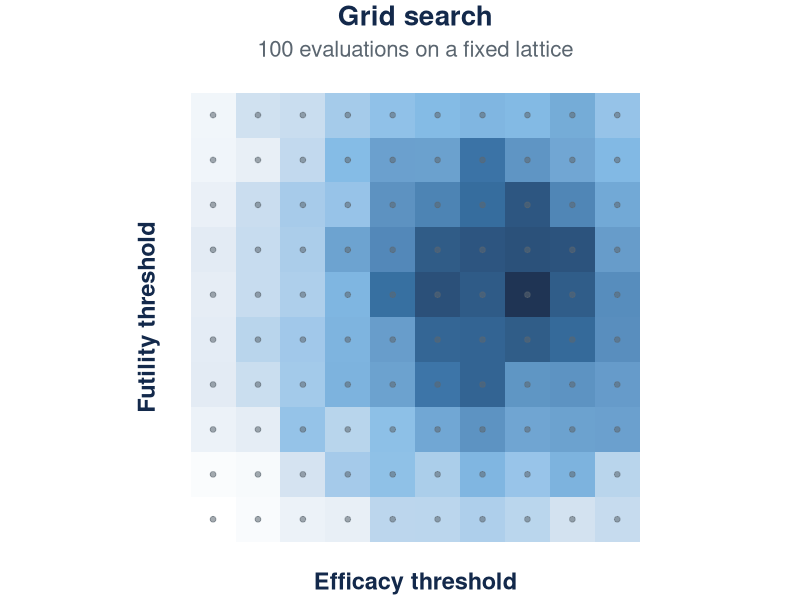
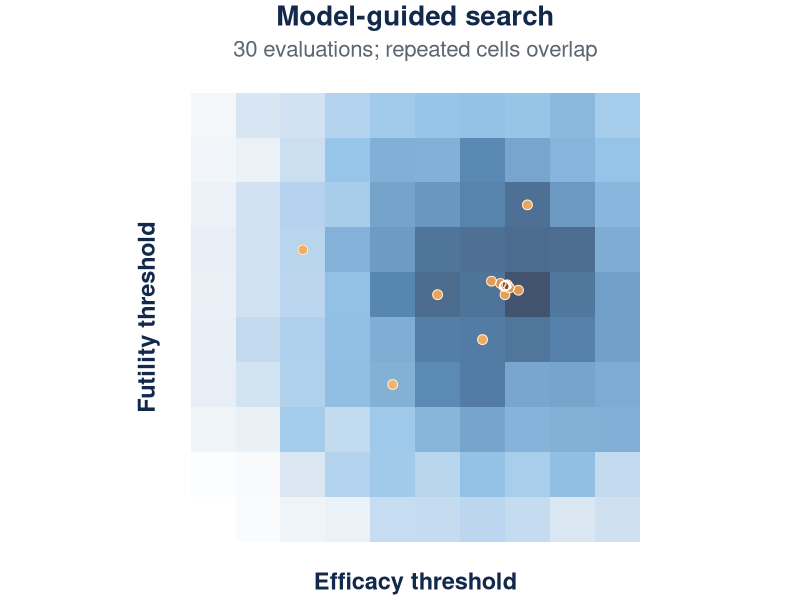
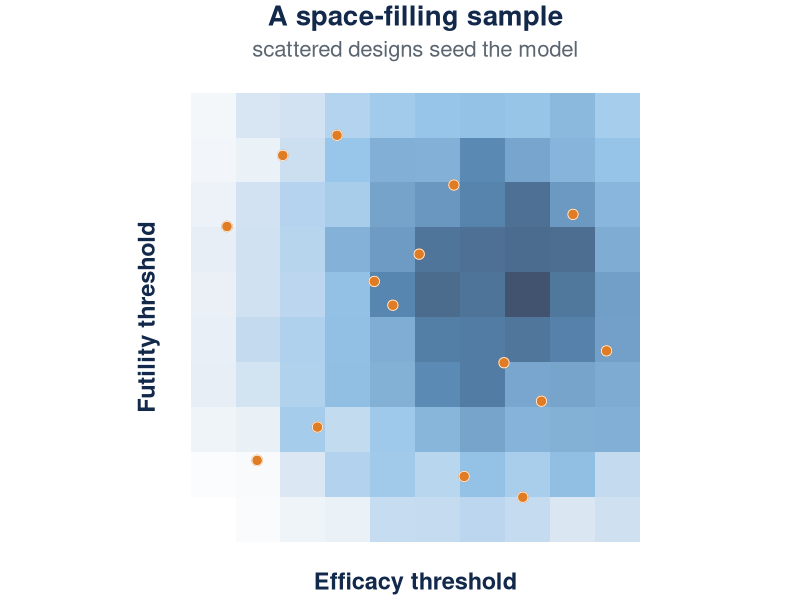
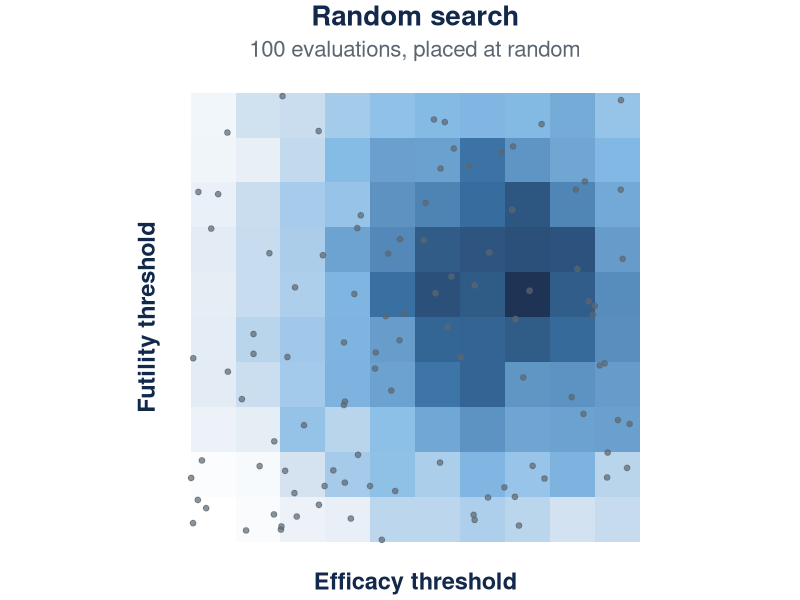

Source code (R) for these figures, in order:
# make_fig_search_intuition.R
# Two-panel search-intuition schematic for the compmed BATON deck, adapted from
# manuscript/adapt_arpa_symposium_talk.qmd (slides at lines 411 and 439 there).
# ILLUSTRATIVE: the quality surface and both search patterns are synthetic
# (set.seed below), drawn to teach the guided-walk idea. They are NOT
# simulation output; the measured comparison lives in fig_sample_efficiency.png.
# Brand: navy #13294B, carolina #4B9CD3, carolina-deep #2E6A9F, graphite
# #5B6670, fog #F4F6F8. Surface uses a fog-to-navy ramp (colorblind-safe,
# no red-green); the guided trajectory is drawn in carolina shades.

library(ggplot2)

set.seed(2025)
grid_x <- rep(1:10, each = 10)
grid_y <- rep(1:10, times = 10)
grid_quality <- 100 - sqrt((grid_x - 7.5)^2 + (grid_y - 6.2)^2) * 8 + rnorm(100, 0, 3)
grid_df <- data.frame(x = grid_x, y = grid_y, q = grid_quality)

base_theme <- theme_minimal(base_size = 12) +
  theme(plot.title = element_text(hjust = 0.5, face = "bold", size = 20, color = "#13294B"),
        plot.subtitle = element_text(hjust = 0.5, size = 16, color = "#5B6670"),
        axis.title = element_text(size = 17, face = "bold", color = "#13294B"),
        axis.text = element_blank(), panel.grid = element_blank(),
        plot.margin = margin(4, 4, 4, 4))

surface_scale <- scale_fill_gradientn(
  colors = c("#FFFFFF", "#DCE7F1", "#7EB8E4", "#2E6A9F", "#13294B"),
  guide = "none")

# Panel A: exhaustive grid, every cell evaluated
p_grid <- ggplot() +
  geom_tile(data = grid_df, aes(x = x, y = y, fill = q), alpha = 0.95) +
  geom_point(data = grid_df, aes(x = x, y = y), size = 1.6, alpha = 0.55, color = "#5B6670") +
  coord_fixed() +
  labs(title = "Grid search", subtitle = "100 evaluations on a fixed lattice",
       x = "Efficacy threshold", y = "Futility threshold") +
  base_theme + surface_scale

# Panel B: model-guided walk, same surface, 30 evaluations homing in
bo_points <- data.frame(
  iter = 1:30,
  x = c(5, 3, 7, 8, 6, 7.5, 7.2, 7.8, 7.4, 7.6, 7.55, 7.48, 7.52, 7.51, 7.50,
        7.49, 7.51, 7.50, 7.50, 7.51, 7.50, 7.50, 7.50, 7.50, 7.50, 7.50, 7.50, 7.50, 7.50, 7.50),
  y = c(4, 7, 5, 8, 6, 6, 6.3, 6.1, 6.25, 6.15, 6.22, 6.18, 6.21, 6.20, 6.20,
        6.19, 6.20, 6.20, 6.20, 6.20, 6.20, 6.20, 6.20, 6.20, 6.20, 6.20, 6.20, 6.20, 6.20, 6.20)
)

p_bo <- ggplot() +
  geom_tile(data = grid_df, aes(x = x, y = y, fill = q), alpha = 0.8) +
  geom_point(data = bo_points, aes(x = x, y = y, color = iter), size = 3.0) +
  geom_point(data = bo_points, aes(x = x, y = y), size = 3.0, shape = 21,
             fill = NA, color = "white", stroke = 0.4) +
  scale_color_gradient(low = "#F2B36B", high = "#9C4A08", guide = "none") +
  coord_fixed() +
  labs(title = "Model-guided search", subtitle = "30 evaluations; repeated cells overlap",
       x = "Efficacy threshold", y = "Futility threshold") +
  base_theme + surface_scale

out <- "images"
ggsave(file.path(out, "fig_search_grid.png"),   p_grid, width = 4.6, height = 4.9, dpi = 300, bg = "white")
ggsave(file.path(out, "fig_search_guided.png"), p_bo,   width = 4.6, height = 4.9, dpi = 300, bg = "white")
cat("written: images/fig_search_grid.png, images/fig_search_guided.png\n")

# Panel C: space-filling initial sample (BO Stage 0). Illustrative LHS-like
# scatter; the production runs use a 60-point Latin-hypercube initial design
# (manuscript Section on multi-fidelity staging), shown here with fewer points
# for legibility.
set.seed(11)
n_init_illus <- 15
lhs_x <- (sample(1:n_init_illus) - runif(n_init_illus)) / n_init_illus * 9 + 1
lhs_y <- (sample(1:n_init_illus) - runif(n_init_illus)) / n_init_illus * 9 + 1
init_df <- data.frame(x = lhs_x, y = lhs_y)

p_init <- ggplot() +
  geom_tile(data = grid_df, aes(x = x, y = y, fill = q), alpha = 0.8) +
  geom_point(data = init_df, aes(x = x, y = y), size = 3.2, color = "#E07C24") +
  geom_point(data = init_df, aes(x = x, y = y), size = 3.2, shape = 21,
             fill = NA, color = "white", stroke = 0.4) +
  coord_fixed() +
  labs(title = "A space-filling sample",
       subtitle = "scattered designs seed the model",
       x = "Efficacy threshold", y = "Futility threshold") +
  base_theme + surface_scale

ggsave(file.path(out, "fig_search_init.png"), p_init, width = 4.6, height = 4.9, dpi = 300, bg = "white")
cat("written: images/fig_search_init.png\n")

# Panel D: random search, 100 uniformly random evaluations on the same surface,
# drawn in graphite like the grid so it reads as "the alternative", not as the
# orange BATON seed. Illustrative; the measured number (136 of 2,000 feasible)
# comes from results/validation/random_search_summary.csv.
set.seed(2026)
rand_df <- data.frame(x = runif(100, 0.5, 10.5), y = runif(100, 0.5, 10.5))
p_rand <- ggplot() +
  geom_tile(data = grid_df, aes(x = x, y = y, fill = q), alpha = 0.95) +
  geom_point(data = rand_df, aes(x = x, y = y), size = 1.6, alpha = 0.7, color = "#5B6670") +
  coord_fixed() +
  labs(title = "Random search", subtitle = "100 evaluations, placed at random",
       x = "Efficacy threshold", y = "Futility threshold") +
  base_theme + surface_scale
ggsave(file.path(out, "fig_search_random.png"), p_rand, width = 4.6, height = 4.9, dpi = 300, bg = "white")
cat("written: images/fig_search_random.png\n")
